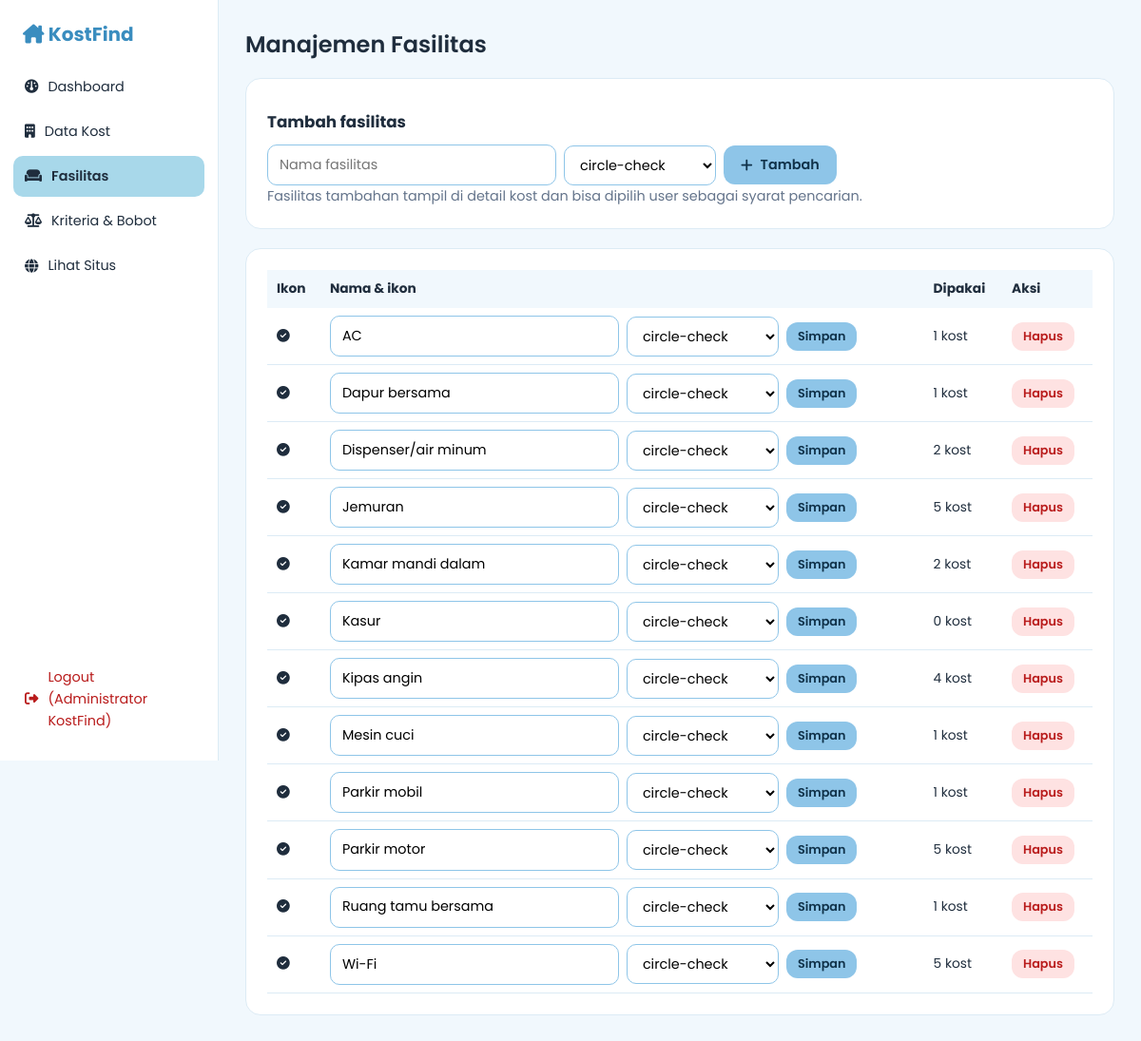
The app's page /admin/fasilitas.php (signed in) with its own data.
### tables this page shows
CREATE TABLE fasilitas (
  id INT UNSIGNED AUTO_INCREMENT PRIMARY KEY,
  nama VARCHAR(80) NOT NULL UNIQUE,
  ikon VARCHAR(40) NOT NULL DEFAULT 'fa-circle-check'
);

### koneksi.php (called while the page is built, shortened)
<?php
function e($s) { return htmlspecialchars((string)$s, ENT_QUOTES, 'UTF-8'); }

### admin/fasilitas.php (the view, shortened to what this page needs)
<?php
require_once 'auth.php'; admin_wajib();
$ikon_ok = ['fa-circle-check', 'fa-wifi', 'fa-fan', 'fa-snowflake', 'fa-bed', 'fa-bath', 'fa-utensils', 'fa-motorcycle', 'fa-car', 'fa-shirt', 'fa-jug-detergent', 'fa-glass-water', 'fa-couch', 'fa-shield-halved', 'fa-video'];
$list = $conn->query("SELECT f.*, (SELECT COUNT(*) FROM kost_fasilitas kf WHERE kf.fasilitas_id = f.id) pakai FROM fasilitas f ORDER BY nama")->fetch_all(MYSQLI_ASSOC);
$judul = 'Manajemen Fasilitas'; $menu = 'fasilitas'; include 'header.php';
function opsi_ikon($ok, $sel) { foreach ($ok as $i) echo '<option value="' . $i . '"' . ($i === $sel ? ' selected' : '') . '>' . substr($i, 3) . '</option>'; }
?>
<div class="panel"><h3>Tambah fasilitas</h3>
<form method="post" class="inline"><?= csrf_field() ?><input type="hidden" name="aksi" value="tambah">
  <input name="nama" placeholder="Nama fasilitas" required maxlength="80"><select name="ikon"><?php opsi_ikon($ikon_ok, 'fa-circle-check'); ?></select>
  <button class="btn"><i class="fa-solid fa-plus"></i> Tambah</button></form>
<p class="muted">Fasilitas tambahan tampil di detail kost dan bisa dipilih user sebagai syarat pencarian.</p></div>
<div class="panel"><div class="scroll"><table class="tbl"><tr><th>Ikon</th><th>Nama & ikon</th><th>Dipakai</th><th>Aksi</th></tr>
<?php foreach ($list as $f): ?><tr><td><i class="fa-solid <?= e($f['ikon']) ?>"></i></td>
  <td><form method="post" class="inline"><?= csrf_field() ?><input type="hidden" name="aksi" value="ubah"><input type="hidden" name="id" value="<?= (int)$f['id'] ?>">
    <input name="nama" value="<?= e($f['nama']) ?>" required maxlength="80"><select name="ikon"><?php opsi_ikon($ikon_ok, $f['ikon']); ?></select><button class="btn btn-sm">Simpan</button></form></td>
  <td><?= (int)$f['pakai'] ?> kost</td>
  <td><form method="post" data-confirm="Hapus fasilitas <?= e($f['nama']) ?>?"><button class="btn btn-sm btn-danger">Hapus</button></form></td></tr>
<?php endforeach; ?></table></div></div>
<?php include 'footer.php'; ?>

### css/style.css (style rules this page uses)
:root { --c1:#A8D8EA;--c2:#8EC5E8;--bg:#F1F8FD;--ink:#1F2D3D;--muted:#64748B;--white:#fff;--line:#DCEBF5;--dark:#3A8DBF;--r:16px }
* { box-sizing:border-box;margin:0 }
body { font-family:'Poppins',sans-serif;background:var(--bg);color:var(--ink);line-height:1.6 }
.muted { color:var(--muted);font-size:.9rem }
.btn { display:inline-flex;gap:8px;align-items:center;justify-content:center;background:var(--c2);color:#10324a;border:0;padding:10px 18px;border-radius:12px;font:600 .9rem Poppins,sans-serif;cursor:pointer;transition:.2s }
.btn-sm { padding:6px 12px;font-size:.8rem }
.panel { background:var(--white);border:1px solid var(--line);border-radius:var(--r);padding:22px }
.panel h3 { margin-bottom:12px;font-size:1.05rem }
input,select { font:inherit;font-size:.9rem;padding:9px 12px;border:1px solid var(--c2);border-radius:10px;background:var(--white);width:100% }
.scroll { overflow-x:auto }
.tbl { width:100%;border-collapse:collapse;font-size:.82rem }
.tbl th { background:var(--bg);padding:7px 9px;white-space:nowrap;text-align:left }
.tbl td { padding:6px 9px;border-bottom:1px solid var(--line) }

### css/admin.css (style rules this page uses)
.panel { margin-bottom:20px }
.panel h3 { margin:10px 0 }
.scroll { overflow-x:auto }
.tbl { width:100%;border-collapse:collapse;font-size:.86rem }
.tbl th { background:var(--bg);text-align:left;padding:9px 10px;white-space:nowrap }
.tbl td { padding:8px 10px;border-bottom:1px solid var(--line);vertical-align:middle }
.btn-danger { background:#fee2e2;color:#b91c1c }
.inline { display:flex;gap:8px;flex-wrap:wrap;align-items:center }
.inline input,.inline select { width:auto;min-width:160px }

### records on screen
fasilitas: nama "AC", ikon "circle-check", pakai "1"
fasilitas: nama "Dapur bersama", ikon "circle-check", pakai "1"
fasilitas: nama "Dispenser/air minum", ikon "circle-check", pakai "2"
fasilitas: nama "Jemuran", ikon "circle-check", pakai "5"
fasilitas: nama "Kamar mandi dalam", ikon "circle-check", pakai "2"
fasilitas: nama "Kasur", ikon "circle-check", pakai "0"
fasilitas: nama "Kipas angin", ikon "circle-check", pakai "4"
fasilitas: nama "Mesin cuci", ikon "circle-check", pakai "1"
fasilitas: nama "Parkir mobil", ikon "circle-check", pakai "1"
fasilitas: nama "Parkir motor", ikon "circle-check", pakai "5"
fasilitas: nama "Ruang tamu bersama", ikon "circle-check", pakai "1"
fasilitas: nama "Wi-Fi", ikon "circle-check", pakai "5"

### other values on screen
$t "Dashboard"
$t "Data Kost"
$t "Fasilitas"
$t "Kriteria & Bobot"
$_SESSION['admin_nama'] "Administrator KostFind"
$judul "Manajemen Fasilitas"
form field ikon "circle-check"
